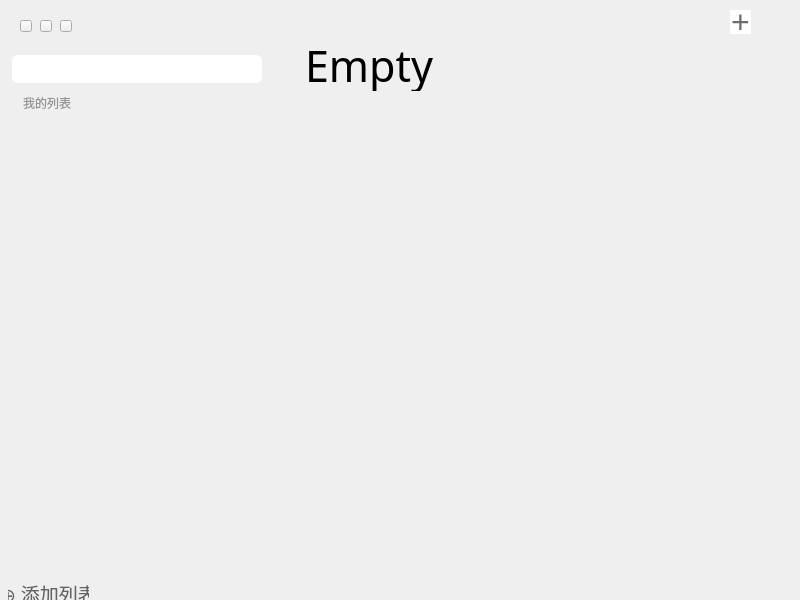
<?xml version="1.0" encoding="UTF-8"?>
<ui version="4.0">
 <class>MainWindow</class>
 <widget class="QMainWindow" name="MainWindow">
  <property name="geometry">
   <rect>
    <x>0</x>
    <y>0</y>
    <width>800</width>
    <height>600</height>
   </rect>
  </property>
  <property name="windowTitle">
   <string>MainWindow</string>
  </property>
  <widget class="QWidget" name="centralwidget">
   <widget class="QPushButton" name="pushButton">
    <property name="geometry">
     <rect>
      <x>20</x>
      <y>20</y>
      <width>12</width>
      <height>12</height>
     </rect>
    </property>
    <property name="text">
     <string/>
    </property>
   </widget>
   <widget class="QPushButton" name="pushButton_2">
    <property name="geometry">
     <rect>
      <x>40</x>
      <y>20</y>
      <width>12</width>
      <height>12</height>
     </rect>
    </property>
    <property name="text">
     <string/>
    </property>
   </widget>
   <widget class="QPushButton" name="pushButton_3">
    <property name="geometry">
     <rect>
      <x>60</x>
      <y>20</y>
      <width>12</width>
      <height>12</height>
     </rect>
    </property>
    <property name="text">
     <string/>
    </property>
   </widget>
   <widget class="QPushButton" name="pushButton_4">
    <property name="geometry">
     <rect>
      <x>8</x>
      <y>583</y>
      <width>81</width>
      <height>20</height>
     </rect>
    </property>
    <property name="font">
     <font>
      <family>Hiragino Sans GB</family>
      <pointsize>14</pointsize>
      <weight>50</weight>
      <italic>false</italic>
      <bold>false</bold>
     </font>
    </property>
    <property name="styleSheet">
     <string notr="true">color:rgb(100,100,100);
font: 14pt &quot;Hiragino Sans GB&quot;;
border:none;</string>
    </property>
    <property name="text">
     <string>⊕ 添加列表</string>
    </property>
    <property name="iconSize">
     <size>
      <width>168</width>
      <height>48</height>
     </size>
    </property>
   </widget>
   <widget class="QLineEdit" name="lineEdit">
    <property name="geometry">
     <rect>
      <x>12</x>
      <y>55</y>
      <width>250</width>
      <height>28</height>
     </rect>
    </property>
    <property name="font">
     <font>
      <family>Hiragino Sans GB</family>
      <pointsize>13</pointsize>
      <weight>50</weight>
      <italic>false</italic>
      <bold>false</bold>
     </font>
    </property>
    <property name="styleSheet">
     <string notr="true">font: 13pt &quot;Hiragino Sans GB&quot;;
border-radius:6px;
border:none</string>
    </property>
   </widget>
   <widget class="QLabel" name="label">
    <property name="geometry">
     <rect>
      <x>305</x>
      <y>40</y>
      <width>451</width>
      <height>51</height>
     </rect>
    </property>
    <property name="font">
     <font>
      <family>Songti SC</family>
      <pointsize>32</pointsize>
      <weight>50</weight>
      <italic>false</italic>
      <bold>false</bold>
     </font>
    </property>
    <property name="styleSheet">
     <string notr="true">font: 32pt &quot;Songti SC&quot;;</string>
    </property>
    <property name="text">
     <string>Empty           </string>
    </property>
   </widget>
   <widget class="QPushButton" name="pushButton_6">
    <property name="geometry">
     <rect>
      <x>730</x>
      <y>10</y>
      <width>21</width>
      <height>24</height>
     </rect>
    </property>
    <property name="font">
     <font>
      <pointsize>24</pointsize>
     </font>
    </property>
    <property name="styleSheet">
     <string notr="true">color: rgb(109, 109, 109);
background-color: rgb(255, 255, 255);
border:none;</string>
    </property>
    <property name="text">
     <string>+</string>
    </property>
   </widget>
   <widget class="QLabel" name="label_2">
    <property name="geometry">
     <rect>
      <x>23</x>
      <y>95</y>
      <width>249</width>
      <height>16</height>
     </rect>
    </property>
    <property name="styleSheet">
     <string notr="true">color: rgb(149, 149, 151);
</string>
    </property>
    <property name="text">
     <string>我的列表</string>
    </property>
   </widget>
   <widget class="QWidget" name="layoutWidget">
    <property name="geometry">
     <rect>
      <x>10</x>
      <y>120</y>
      <width>751</width>
      <height>441</height>
     </rect>
    </property>
    <layout class="QHBoxLayout" name="horizontalLayout" stretch="1,2">
     <property name="spacing">
      <number>40</number>
     </property>
     <property name="topMargin">
      <number>0</number>
     </property>
     <item>
      <layout class="QVBoxLayout" name="verticalLayout">
       <item>
        <spacer name="verticalSpacer">
         <property name="orientation">
          <enum>Qt::Vertical</enum>
         </property>
         <property name="sizeHint" stdset="0">
          <size>
           <width>20</width>
           <height>40</height>
          </size>
         </property>
        </spacer>
       </item>
      </layout>
     </item>
     <item>
      <layout class="QVBoxLayout" name="verticalLayout_2" stretch="0">
       <property name="spacing">
        <number>-1</number>
       </property>
       <property name="leftMargin">
        <number>0</number>
       </property>
       <property name="bottomMargin">
        <number>0</number>
       </property>
       <item>
        <spacer name="verticalSpacer_2">
         <property name="orientation">
          <enum>Qt::Vertical</enum>
         </property>
         <property name="sizeHint" stdset="0">
          <size>
           <width>20</width>
           <height>40</height>
          </size>
         </property>
        </spacer>
       </item>
      </layout>
     </item>
    </layout>
   </widget>
  </widget>
 </widget>
 <resources/>
 <connections/>
</ui>
